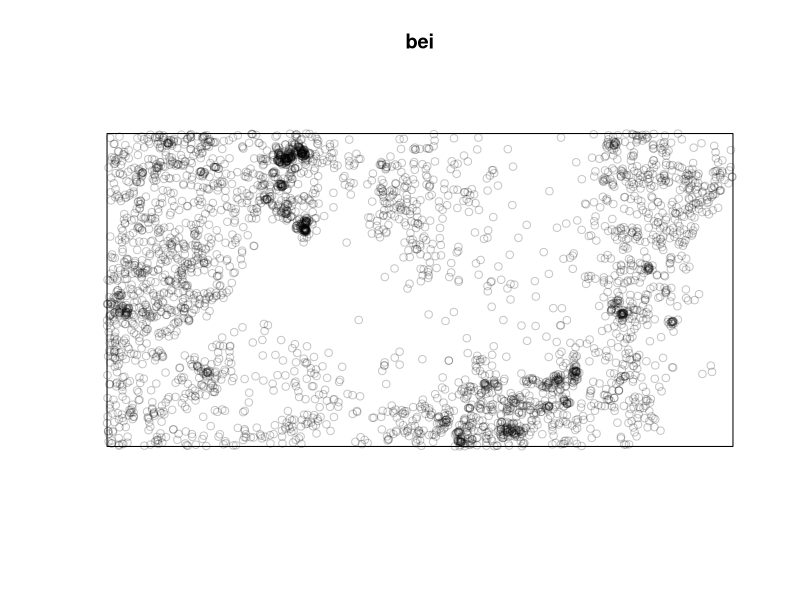
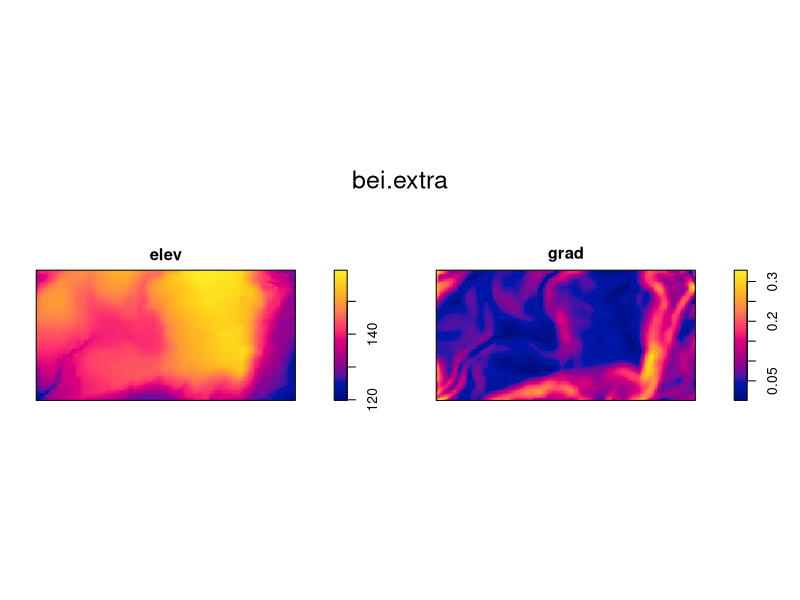
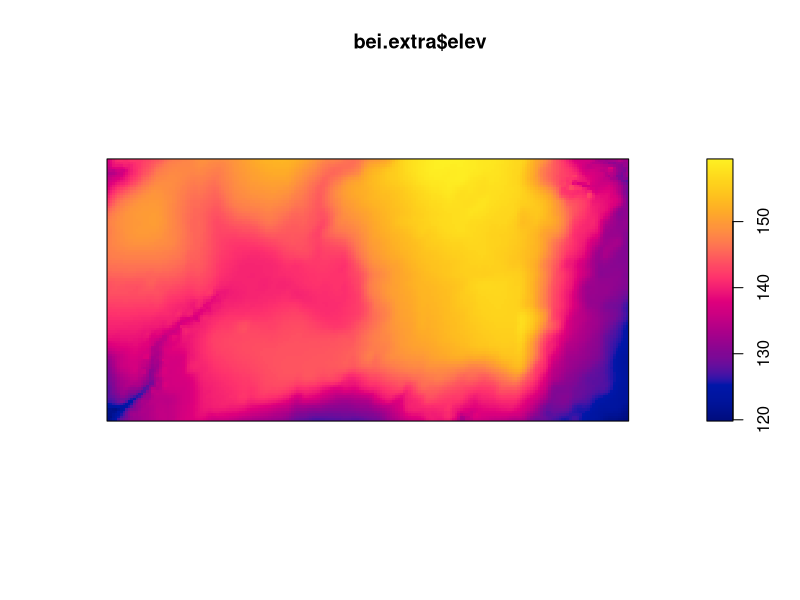
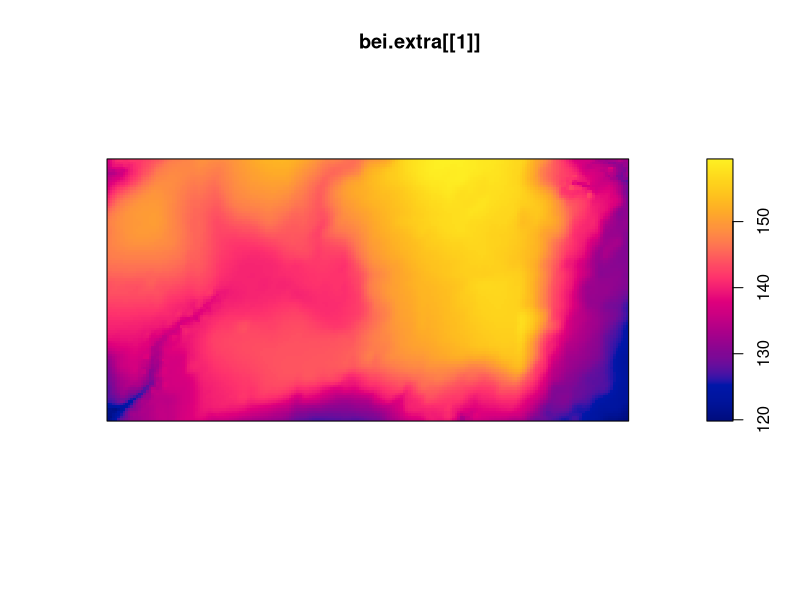
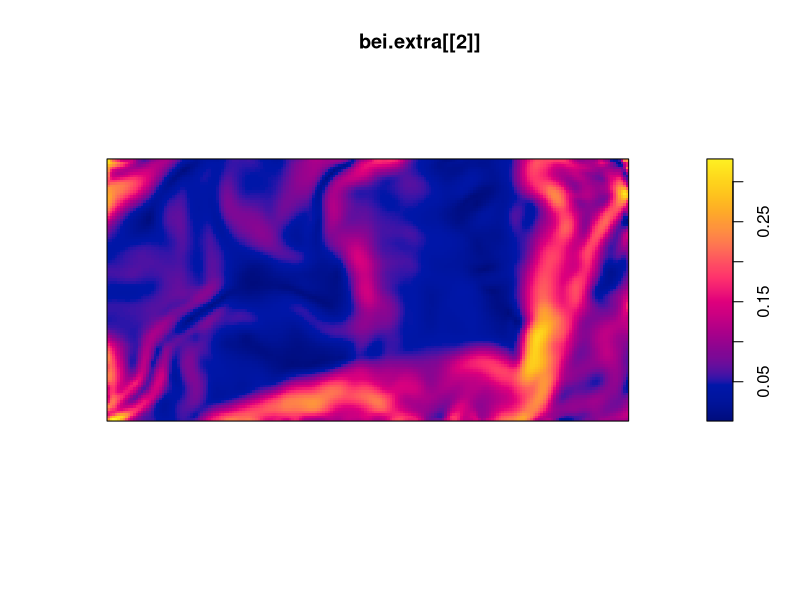
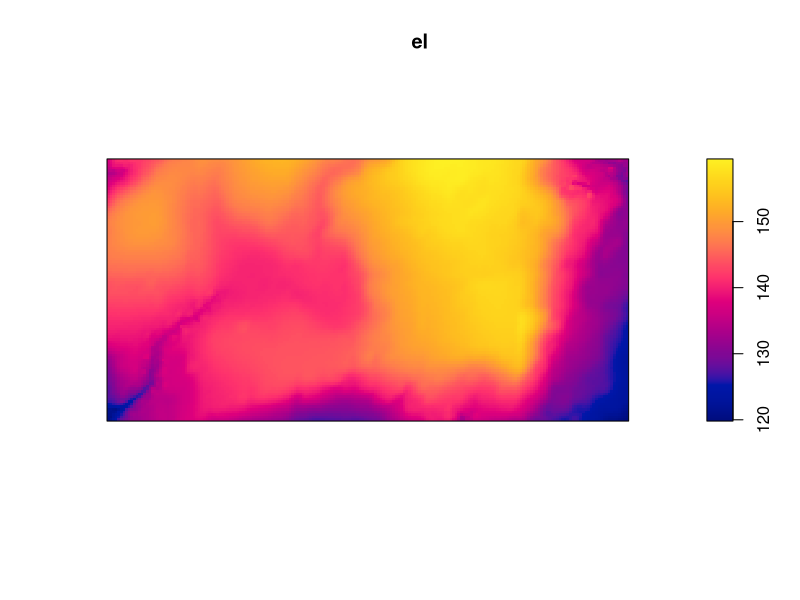
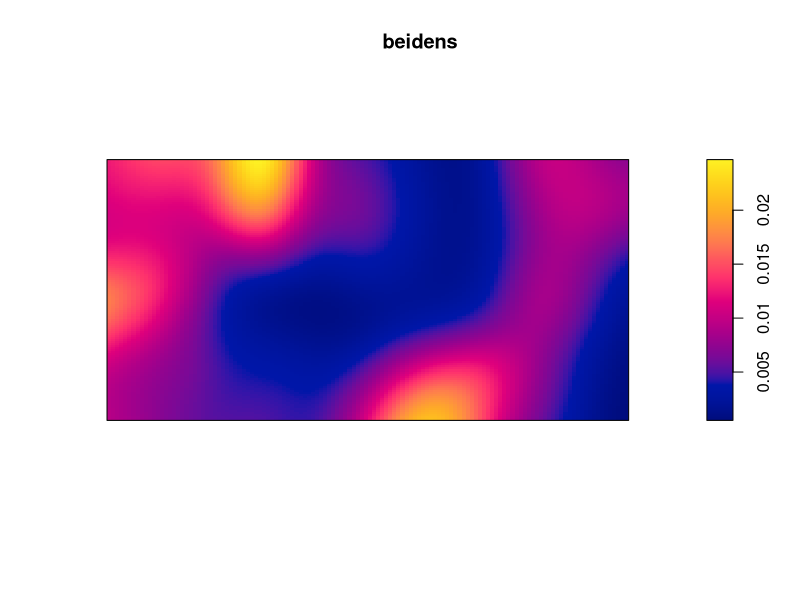
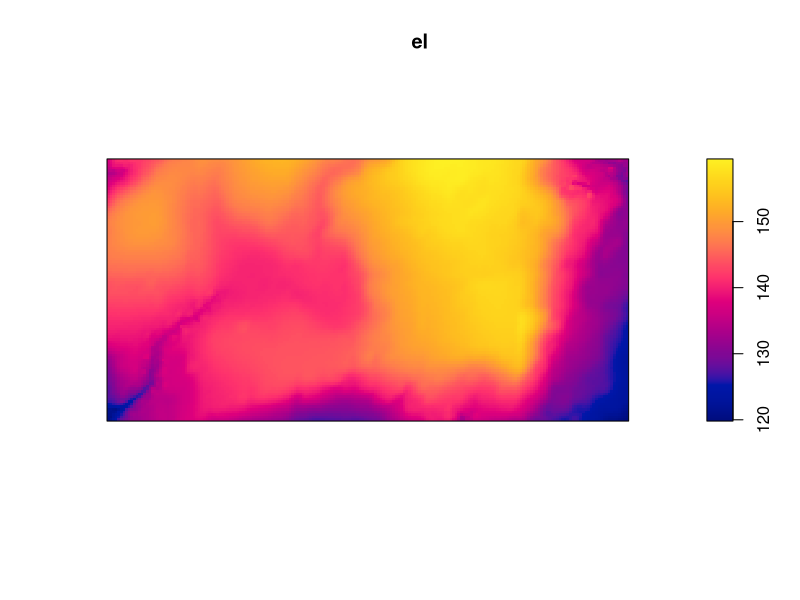

The R source for these figures, in order:
install.packages("spatstat")
library(spatstat)
plot(bei)
plot(bei.extra)
#how to plot only the elevation
plot(bei.extra$elev)
#there is another method in which we subset the dataset putting the number of the variable
plot(bei.extra[[1]])
plot(bei.extra[[2]])
el<- bei.extra[[1]]
plot(el)
#how to produce a density map: we are transforming (points) vectors into (map) rasters
?density
density(bei)
beidens<-density(bei)
plot(beidens)
plot(el)
#el is basically the opposite of the density, so at higher elevations we have lower amounts of trees
plot(beidens)
points(bei, cex=.2)
